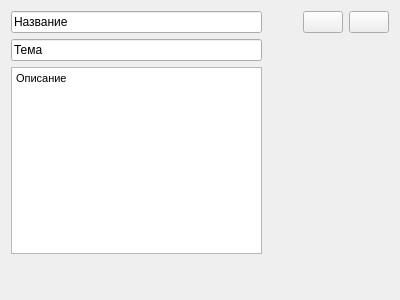
<?xml version="1.0" encoding="UTF-8"?>
<ui version="4.0">
 <class>EditNoteForm</class>
 <widget class="QWidget" name="EditNoteForm">
  <property name="geometry">
   <rect>
    <x>0</x>
    <y>0</y>
    <width>400</width>
    <height>300</height>
   </rect>
  </property>
  <property name="windowTitle">
   <string>Редактирование заметки</string>
  </property>
  <layout class="QGridLayout" name="gridLayout">
   <item row="0" column="0" rowspan="2">
    <layout class="QGridLayout" name="main_info">
     <item row="3" column="0">
      <widget class="QTextEdit" name="te_description">
       <property name="html">
        <string>&lt;!DOCTYPE HTML PUBLIC &quot;-//W3C//DTD HTML 4.0//EN&quot; &quot;http://www.w3.org/TR/REC-html40/strict.dtd&quot;&gt;
&lt;html&gt;&lt;head&gt;&lt;meta name=&quot;qrichtext&quot; content=&quot;1&quot; /&gt;&lt;style type=&quot;text/css&quot;&gt;
p, li { white-space: pre-wrap; }
&lt;/style&gt;&lt;/head&gt;&lt;body style=&quot; font-family:'MS Shell Dlg 2'; font-size:8.25pt; font-weight:400; font-style:normal;&quot;&gt;
&lt;p style=&quot; margin-top:0px; margin-bottom:0px; margin-left:0px; margin-right:0px; -qt-block-indent:0; text-indent:0px;&quot;&gt;Описание&lt;/p&gt;&lt;/body&gt;&lt;/html&gt;</string>
       </property>
       <property name="placeholderText">
        <string/>
       </property>
      </widget>
     </item>
     <item row="1" column="0">
      <widget class="QLineEdit" name="le_topic">
       <property name="text">
        <string>Тема</string>
       </property>
      </widget>
     </item>
     <item row="0" column="0">
      <widget class="QLineEdit" name="le_title">
       <property name="text">
        <string>Название</string>
       </property>
      </widget>
     </item>
     <item row="4" column="0">
      <layout class="QVBoxLayout" name="tasks"/>
     </item>
    </layout>
   </item>
   <item row="0" column="2">
    <layout class="QHBoxLayout" name="buttons">
     <item>
      <spacer name="horizontalSpacer">
       <property name="orientation">
        <enum>Qt::Horizontal</enum>
       </property>
       <property name="sizeHint" stdset="0">
        <size>
         <width>40</width>
         <height>20</height>
        </size>
       </property>
      </spacer>
     </item>
     <item>
      <widget class="QPushButton" name="pb_save">
       <property name="text">
        <string/>
       </property>
      </widget>
     </item>
     <item>
      <widget class="QPushButton" name="pb_close">
       <property name="text">
        <string/>
       </property>
      </widget>
     </item>
    </layout>
   </item>
   <item row="1" column="2">
    <layout class="QVBoxLayout" name="time_info">
     <item>
      <spacer name="verticalSpacer">
       <property name="orientation">
        <enum>Qt::Vertical</enum>
       </property>
       <property name="sizeHint" stdset="0">
        <size>
         <width>20</width>
         <height>40</height>
        </size>
       </property>
      </spacer>
     </item>
    </layout>
   </item>
   <item row="2" column="0">
    <spacer name="verticalSpacer_2">
     <property name="orientation">
      <enum>Qt::Vertical</enum>
     </property>
     <property name="sizeHint" stdset="0">
      <size>
       <width>20</width>
       <height>40</height>
      </size>
     </property>
    </spacer>
   </item>
  </layout>
 </widget>
 <resources/>
 <connections/>
</ui>
